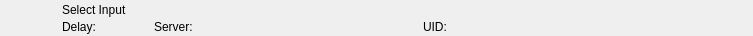
<?xml version="1.0" encoding="UTF-8"?>
<ui version="4.0">
 <class>RundownAtemInputWidget</class>
 <widget class="QWidget" name="RundownAtemInputWidget">
  <property name="geometry">
   <rect>
    <x>0</x>
    <y>0</y>
    <width>753</width>
    <height>36</height>
   </rect>
  </property>
  <layout class="QHBoxLayout" name="horizontalLayout">
   <property name="spacing">
    <number>0</number>
   </property>
   <property name="margin">
    <number>0</number>
   </property>
   <item>
    <widget class="QFrame" name="frameItem">
     <property name="sizePolicy">
      <sizepolicy hsizetype="Preferred" vsizetype="Fixed">
       <horstretch>0</horstretch>
       <verstretch>0</verstretch>
      </sizepolicy>
     </property>
     <property name="minimumSize">
      <size>
       <width>0</width>
       <height>36</height>
      </size>
     </property>
     <widget class="QLabel" name="labelIcon">
      <property name="geometry">
       <rect>
        <x>22</x>
        <y>2</y>
        <width>32</width>
        <height>32</height>
       </rect>
      </property>
      <property name="text">
       <string/>
      </property>
      <property name="pixmap">
       <pixmap resource="../../Widgets.qrc">:/Graphics/Images/Atem/SelectInput.png</pixmap>
      </property>
      <property name="scaledContents">
       <bool>true</bool>
      </property>
     </widget>
     <widget class="QLabel" name="labelLabel">
      <property name="geometry">
       <rect>
        <x>62</x>
        <y>2</y>
        <width>561</width>
        <height>16</height>
       </rect>
      </property>
      <property name="text">
       <string>Select Input</string>
      </property>
     </widget>
     <widget class="QLabel" name="labelColor">
      <property name="geometry">
       <rect>
        <x>0</x>
        <y>0</y>
        <width>18</width>
        <height>36</height>
       </rect>
      </property>
      <property name="text">
       <string/>
      </property>
     </widget>
     <widget class="QLabel" name="labelGroupColor">
      <property name="geometry">
       <rect>
        <x>0</x>
        <y>0</y>
        <width>6</width>
        <height>36</height>
       </rect>
      </property>
      <property name="text">
       <string/>
      </property>
     </widget>
     <widget class="QLabel" name="labelDevice">
      <property name="geometry">
       <rect>
        <x>154</x>
        <y>19</y>
        <width>260</width>
        <height>16</height>
       </rect>
      </property>
      <property name="text">
       <string>Server:</string>
      </property>
     </widget>
     <widget class="QLabel" name="labelDelay">
      <property name="geometry">
       <rect>
        <x>62</x>
        <y>19</y>
        <width>83</width>
        <height>16</height>
       </rect>
      </property>
      <property name="text">
       <string>Delay:</string>
      </property>
     </widget>
     <widget class="QLabel" name="labelRemoteTriggerId">
      <property name="geometry">
       <rect>
        <x>423</x>
        <y>19</y>
        <width>111</width>
        <height>16</height>
       </rect>
      </property>
      <property name="text">
       <string>UID:</string>
      </property>
     </widget>
    </widget>
   </item>
   <item>
    <widget class="QFrame" name="frameStatus">
     <property name="minimumSize">
      <size>
       <width>77</width>
       <height>0</height>
      </size>
     </property>
     <property name="maximumSize">
      <size>
       <width>77</width>
       <height>16777215</height>
      </size>
     </property>
     <widget class="QLabel" name="labelGpiConnected">
      <property name="geometry">
       <rect>
        <x>1</x>
        <y>2</y>
        <width>32</width>
        <height>32</height>
       </rect>
      </property>
      <property name="minimumSize">
       <size>
        <width>32</width>
        <height>32</height>
       </size>
      </property>
      <property name="maximumSize">
       <size>
        <width>32</width>
        <height>32</height>
       </size>
      </property>
      <property name="lineWidth">
       <number>0</number>
      </property>
      <property name="text">
       <string/>
      </property>
      <property name="pixmap">
       <pixmap resource="../../Widgets.qrc">:/Graphics/Images/GpiConnected.png</pixmap>
      </property>
      <property name="scaledContents">
       <bool>true</bool>
      </property>
     </widget>
     <widget class="QLabel" name="labelDisconnected">
      <property name="geometry">
       <rect>
        <x>32</x>
        <y>2</y>
        <width>32</width>
        <height>32</height>
       </rect>
      </property>
      <property name="minimumSize">
       <size>
        <width>32</width>
        <height>32</height>
       </size>
      </property>
      <property name="maximumSize">
       <size>
        <width>32</width>
        <height>32</height>
       </size>
      </property>
      <property name="text">
       <string/>
      </property>
      <property name="pixmap">
       <pixmap resource="../../Widgets.qrc">:/Graphics/Images/Disconnected.png</pixmap>
      </property>
      <property name="scaledContents">
       <bool>true</bool>
      </property>
     </widget>
     <widget class="QLabel" name="labelActiveColor">
      <property name="geometry">
       <rect>
        <x>69</x>
        <y>0</y>
        <width>8</width>
        <height>36</height>
       </rect>
      </property>
      <property name="minimumSize">
       <size>
        <width>8</width>
        <height>36</height>
       </size>
      </property>
      <property name="maximumSize">
       <size>
        <width>8</width>
        <height>36</height>
       </size>
      </property>
      <property name="text">
       <string/>
      </property>
     </widget>
    </widget>
   </item>
  </layout>
 </widget>
 <resources>
  <include location="../../Widgets.qrc"/>
 </resources>
 <connections/>
 <slots>
  <slot>addToCombo()</slot>
 </slots>
</ui>
